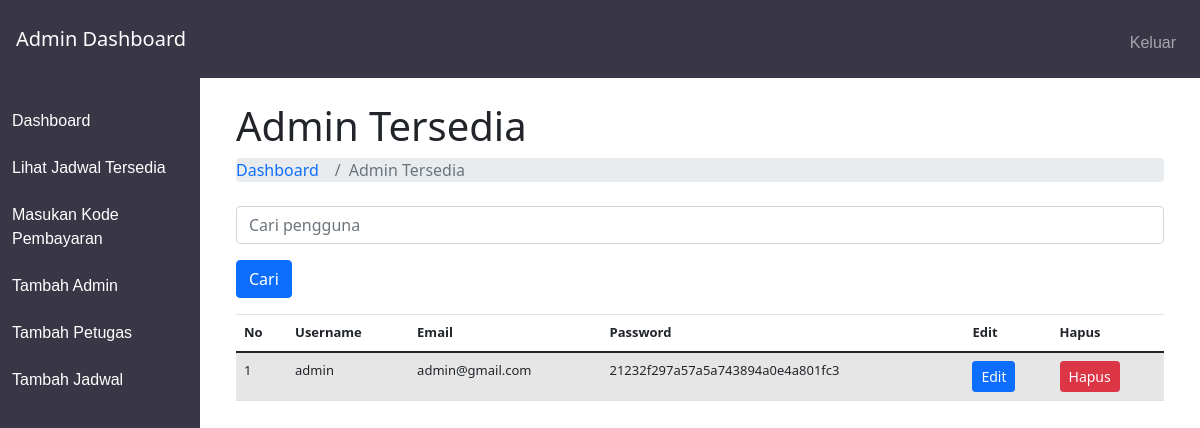
The app's page /admin-dashboard/index.php?page=show_admin (signed in) with its own data.
### tables this page shows
CREATE TABLE `pengguna` (
  `id_pengguna` int(11) NOT NULL,
  `username` varchar(50) NOT NULL,
  `email` varchar(50) NOT NULL,
  `password` varchar(50) NOT NULL,
  `id_level` int(11) NOT NULL
);

### admin-dashboard/show_admin.php (the view, shortened to what this page needs)
<!DOCTYPE html>
<html>
<head>
</head>
<body>
  <div class="container-fluid px-4">
    <h1 class="mt-4">Admin Tersedia</h1>
    <ol class="breadcrumb mb-4">
      <li class="breadcrumb-item"><a href="index.php" class="text-decoration-none">Dashboard</a></li>
      <li class="breadcrumb-item active">Admin Tersedia</li>
    </ol>
    <form method="POST" action="">
      <div class="form-group">
        <input type="text" name="cari" placeholder="Cari pengguna" class="form-control">
      </div>
      <div class="form-group">
        <button type="submit" class="btn btn-primary">Cari</button>
      </div>
    </form>
    <div class="table-responsive">
      <table class="table table-striped">
        <thead>
          <tr>
            <th>No</th>
            <th>Username</th>
            <th>Email</th>
            <th>Password</th>
            <th>Edit</th>
            <th>Hapus</th>
          </tr>
        </thead>
        <tbody>
          <?php
          include "../koneksi.php";
          if (isset($_POST['cari'])) {
            $cari = $_POST['cari'];
            $query = "SELECT * FROM pengguna WHERE id_level = 1 AND username LIKE '%" . $cari . "%'";
            $data = mysqli_query($conn, $query);
          } else {
            $query = "SELECT * FROM pengguna WHERE id_level = 1";
            $data = mysqli_query($conn, $query);
          }
          if (mysqli_num_rows($data) > 0) {
            $no = 1;
            while ($row = mysqli_fetch_assoc($data)) {
              echo "<tr>";
              echo "<td>" . $no++ . "</td>";
              echo "<td>" . $row["username"] . "</td>";
              echo "<td>" . $row["email"] . "</td>";
              echo "<td>" . $row["password"] . "</td>";
              echo "<td><a href='edit_pengguna.php?id_pengguna=" . $row['id_pengguna'] . "' class='btn btn-sm btn-primary'>Edit</a></td>";
              echo "<td><button class='btn btn-sm btn-danger' onclick='hapusPengguna(" . $row['id_pengguna'] . ")'>Hapus</button></td>";
              echo "</tr>";
            }
          }
          ?>
        </tbody>
      </table>
    </div>
</body>
</html>

### admin-dashboard/admin-assets/style-admin-index.css (style rules this page uses)
table, thead, tr, th { font-size: 13px; }

### records on screen
pengguna: username "admin", email "admin@gmail.com", password "21232f297a57a5a743894a0e4a801fc3"
